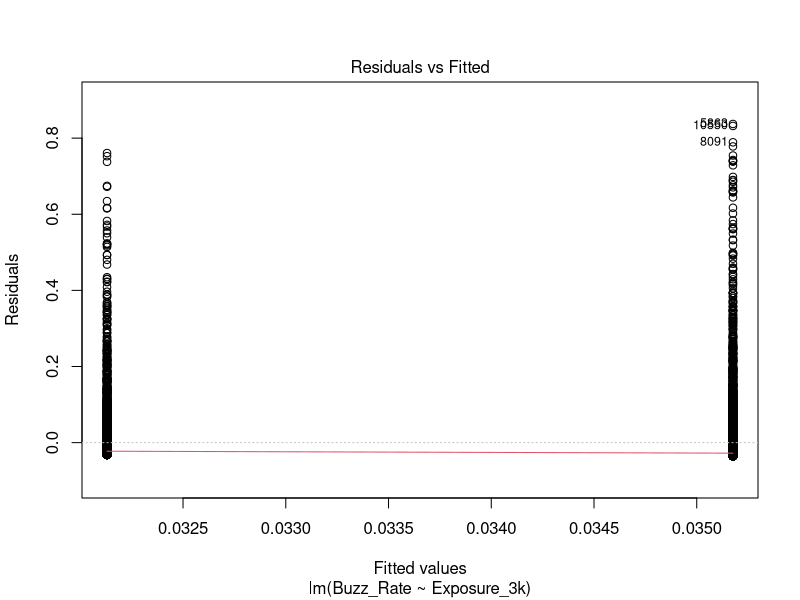
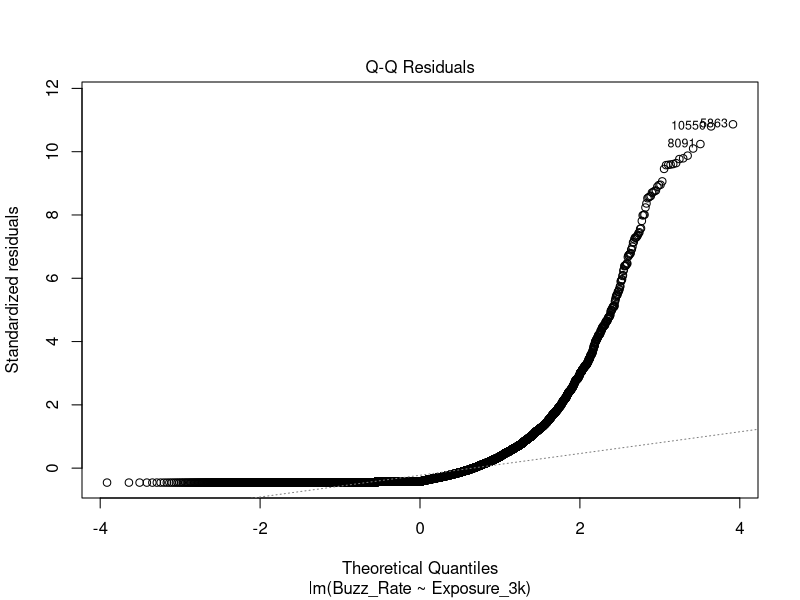
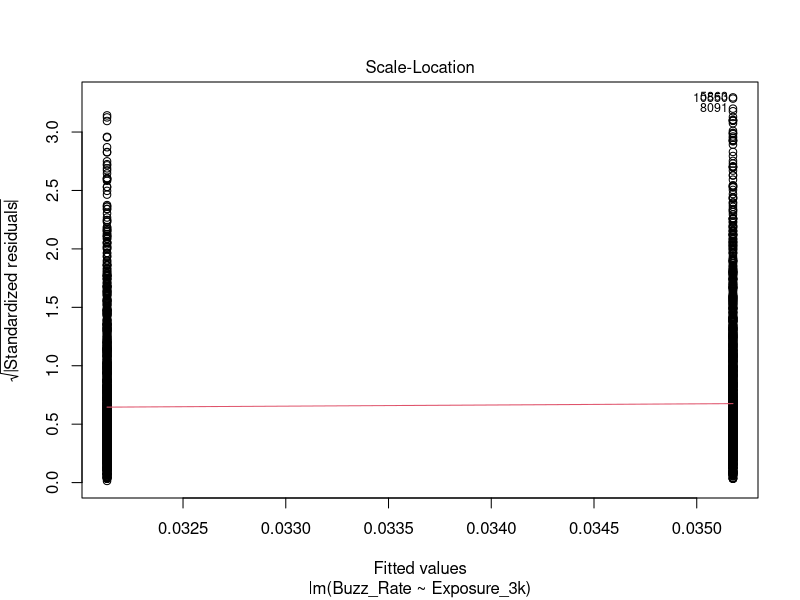
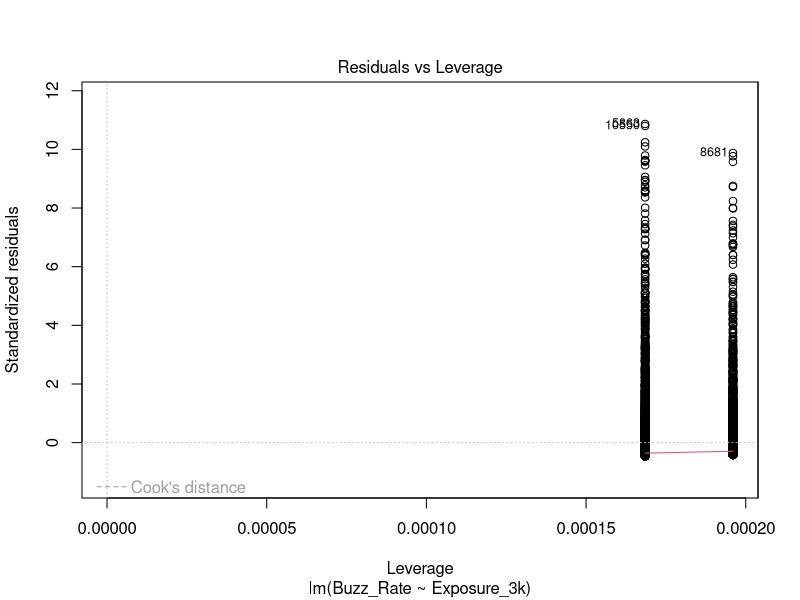
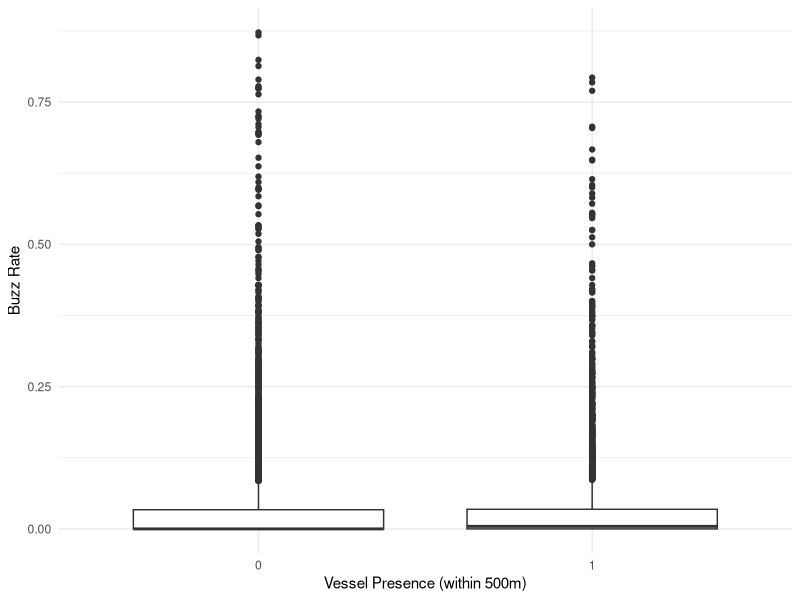

Source code (R) for these figures, in order: (Note: this script raises an error after producing the figures.)
## Impacts of  vessel on vocalisation ##

## Packages to load
library(dplyr)
library(tibble)
library(ggplot2)
library(DBI)
library(RSQLite)
library(dbplyr)
library(tidyverse)



## get master df
db_master <- read.csv("Buzz_Master_UPDATED.csv")
db_master$Exposure_3k <- as.factor(db_master$Exposure_3k)
db_master$Exposure_500m <- as.factor(db_master$Exposure_500m)

db_exposure <- count(db_master, Exposure_500m)
db_exposure2 <- count(db_master, Exposure_3k)


## Models 
# Look at how the buzz rate (i.e. proportion of a Porpoise positive event that are
# buzz calls) and how that changes when vessels are or are not present across 
# various exposure distances. 

# Both exposure distances
buzz_model1 <- lm(Buzz_Rate ~ Exposure_500m + Exposure_3k, data = db_master)
summary(buzz_model1) ## not overdispersed

# 3k exposure distance
buzz_model2 <- lm(Buzz_Rate ~ Exposure_3k, data = db_master)
summary(buzz_model2) # significantly fewer buzz calls

# 500m exposure distance
buzz_model3 <- lm(Buzz_Rate ~ Exposure_500m, data = db_master)
summary(buzz_model3) # almost significant but not quite

## Compare models
AIC(buzz_model1, buzz_model2, buzz_model3) # buzz model 2?

## Diagnostics
plot(buzz_model2) ## looks okay 

## Visualise
db_3k_plot <- ggplot(db_master, aes(x = Exposure_3k, y = Buzz_Rate)) +
  geom_boxplot() +
  labs(x = "Vessel Presence (within 500m)", y = "Buzz Rate") +
  theme_minimal()

db_3k_plot

## Print to working directory:
tiff('db_buzz_test_signif_500m.tiff', units="in", width=6, height=4, res=1000, compression = 'lzw')

db_500m_plot

dev.off()


## Testing changes 
